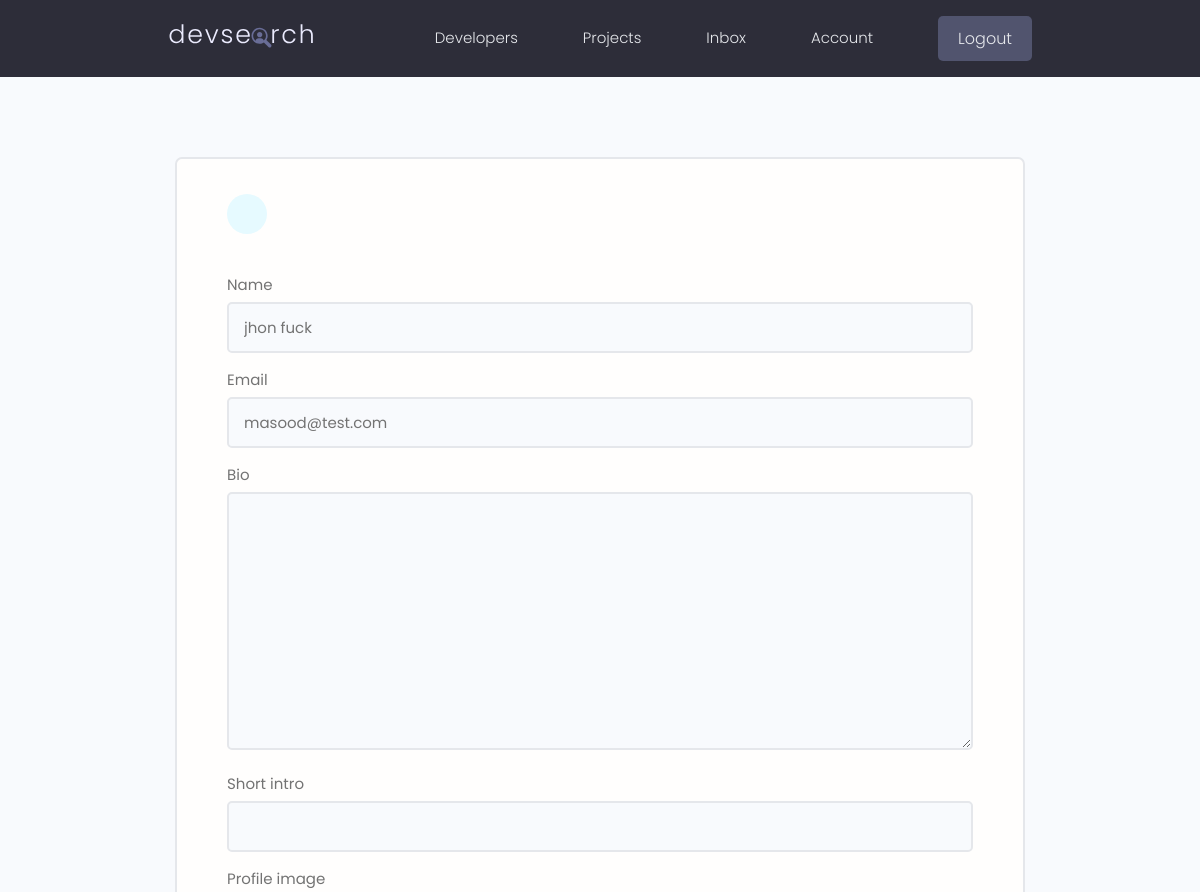
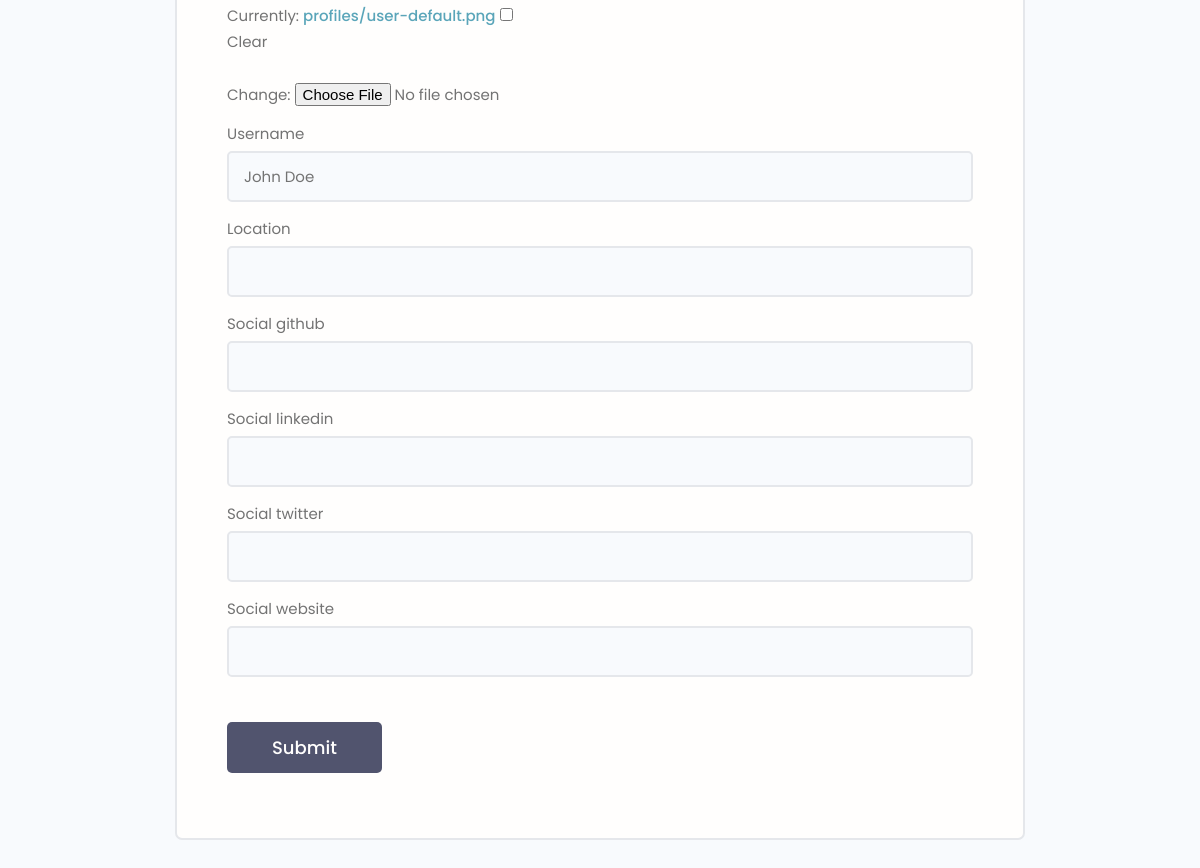
Screenshot of /edit-account/ (signed in) with the database file from the repository (2 pictures, top to bottom).
### users/models.py (models this page shows, shortened)
class Profile(models.Model):
    user = models.OneToOneField(User, on_delete=models.CASCADE, null=True, blank=True)
    name = models.CharField(max_length=200, blank=True, null=True)
    email = models.EmailField(max_length=500, blank=True, null=True)
    username = models.CharField(max_length=200, blank=True, null=True)
    location = models.CharField(max_length=200, blank=True, null=True)
    short_intro = models.CharField(max_length=200, blank=True, null=True)
    bio = models.TextField(blank=True, null=True)
    profile_image = models.ImageField(null=True, blank=True, default='profiles/user-default.png', upload_to='profiles/')
    social_github = models.CharField(max_length=200, blank=True, null=True)
    social_linkedin = models.CharField(max_length=200, blank=True, null=True)
    social_youtube = models.CharField(max_length=200, blank=True, null=True)
    social_twitter = models.CharField(max_length=200, blank=True, null=True)
    social_website = models.CharField(max_length=200, blank=True, null=True)
    created = models.DateTimeField(auto_now_add=True)
    id = models.UUIDField(default=uuid.uuid4, unique=True, primary_key=True, editable=False)

### users/views.py (the view)
# urls.py: path('edit-account/', views.edit_account, name='edit-account'),
@login_required(login_url='login')
def edit_account(request):
    profile = request.user.profile
    form = ProfileForm(instance=profile)
    if request.method == 'POST':
        form = ProfileForm(request.POST, request.FILES, instance=profile)
        if form.is_valid():
            form.save()
            return redirect('account')
    context = {'form':form}
    return render(request, 'users/profile_form.html', context)

### users/forms.py
class ProfileForm(ModelForm):
    class Meta:
        model = Profile
        fields = ['name', 'email', 'bio', 'short_intro', 'profile_image', 'username', 'location'
                  ,'social_github', 'social_linkedin', 'social_twitter', 'social_website'
                  ]
    def __init__(self, *args, **kwargs):
        super(ProfileForm, self).__init__(*args, **kwargs)
        for name, field in self.fields.items():
            field.widget.attrs.update({'class':'input'})

### users/templates/users/profile_form.html (shortened to what this page needs)
{% extends 'main.html' %}
{% block content %}
<main class="formPage my-xl">
    <div class="content-box">
        <div class="formWrapper">
            <a class="backButton" href=" {% url 'account' %}"></a>
            <br>
            <form class="form" method='POST' action="{%url 'edit-account'%}" enctype='multipart/form-data'>
                {% for field in form %}
                <div class="form__field">
                    <label for="formInput#text">{{field.label}} </label>
                    {{field}}
                </div>
                {% endfor %}
                <input class="btn btn--sub btn--lg  my-md" type="submit" value="Submit" />
            </form>
        </div>
    </div>
</main>
{% endblock content %}

### static/style/app.css (style rules this page uses)
:root { --color-sub: #2d2d39; }
.btn--sub { background-color: var(--color-sub-light); }
.content-box { width: 95%; max-width: 85rem; margin: 0 auto; }
.backButton { background: var(--color-main-light); color: var(--color-main); width: 4rem; height: 4rem; display: flex; align-items: center; justify-content: center; border-radius: 50%; }
.formPage .formWrapper { list-style: none; background: var(--color-white); padding: 3.5rem 5rem; border: 2px solid var(--color-light); border-radius: 0.7rem; }

### static/uikit/styles/modules/_variables.css (style rules this page uses)
:root { --color-main: #5aa5b9; --color-main-light: #e6faff; --color-sub: #3f4156; --color-sub-light: #51546e; --color-sub-lighter: #ededfd; --color-text: #737373; --color-gray: #8b8b8b; --color-light: #e5e7eb; --color-light-gray: #767676; --color-bg: #f8fafd; --color-white: #fffefd; --color-white-light: #f3f3f3; --color-success: #359e64; --color-success-bg: #def8e8; --color-error: #fc4b0b; --color-error-bg: #fff2ee; --font-base: 'Poppins', arial, helvetica, 'Segoe UI', roboto, ubuntu, sans-serif; --font-monospace: 'Fira Code', 'Courier New', courier, monospace; --font-regular: 300; --font-medium: 500; --font-bold: 700; --generic-shadow: 1px 1px 5px #00000010; --generic-transition: all 0.3s ease-in-out; }

### static/uikit/styles/modules/_base.css (style rules this page uses)
* { margin: 0; padding: 0; box-sizing: border-box; text-rendering: optimizeLegibility; color: inherit; font-size: inherit; }
html { font-size: 50%; }
@media only screen and (min-width: 480px) { html { font-size: 56.25%; } }
@media only screen and (min-width: 1200px) { html { font-size: 62.5%; } }
body { line-height: 1.6; font-weight: 400; font-size: 1.5rem; color: var(--color-text); background-color: var(--color-bg); min-height: 100vh; }

### static/uikit/styles/modules/_typography.css (style rules this page uses)
* { font-family: var(--font-base); }
a { padding-bottom: 2px; text-decoration: none; display: inline-block; color: var(--color-main); font-weight: var(--font-medium); }

### static/uikit/styles/modules/_utilities.css (style rules this page uses)
.my-md { margin: 3rem auto; }
.my-xl { margin: 8rem auto; }

### static/uikit/styles/modules/_button.css (style rules this page uses)
.btn { display: inline-block; position: relative; cursor: pointer; background-color: var(--color-light); font-weight: var(--font-medium); color: var(--color-sub); text-decoration: none; padding: 1rem 2rem; border-radius: 0.5rem; border: none; width: -webkit-fit-content; width: -moz-fit-content; width: fit-content; height: -webkit-fit-content; height: -moz-fit-content; height: fit-content; font-size: 1.6rem; outline-width: 0; outline-color: transparent; -webkit-backface-visibility: hidden; backface-visibility: hidden; transition: all 0.3s ease-in-out; }
.btn--sub { background-color: var(--color-sub); color: var(--color-white); }
.btn--lg { font-size: 1.8rem; padding: 1.2rem 4.5rem; }

### static/uikit/styles/modules/_form.css (style rules this page uses)
.form { display: block; }
.form__field { margin-top: 1.5rem; margin-bottom: 1.5rem; }
.form__label, .form__field > label { display: block; margin-bottom: 0.5rem; color: var(--color-text); }
input.input[type='text'], input.input[type='email'], input.input[type='password'], input.input[type='number'], textarea.input { min-width: 24rem; width: 100%; padding: 1.2rem 1.5rem; border-radius: 0.5rem; border: 2px solid var(--color-light); transition: all 0.3s ease-in-out; background-color: var(--color-bg); }

### rows the page displays
Profile: form "jhon fuck" "masood@test.com" "John Doe"

### other values shown
{{ field.label }} "Name" "Email" "Bio" "Short intro" "Profile image" "Username" "Location" "Social github" "Social linkedin" "Social twitter" "Social website"
